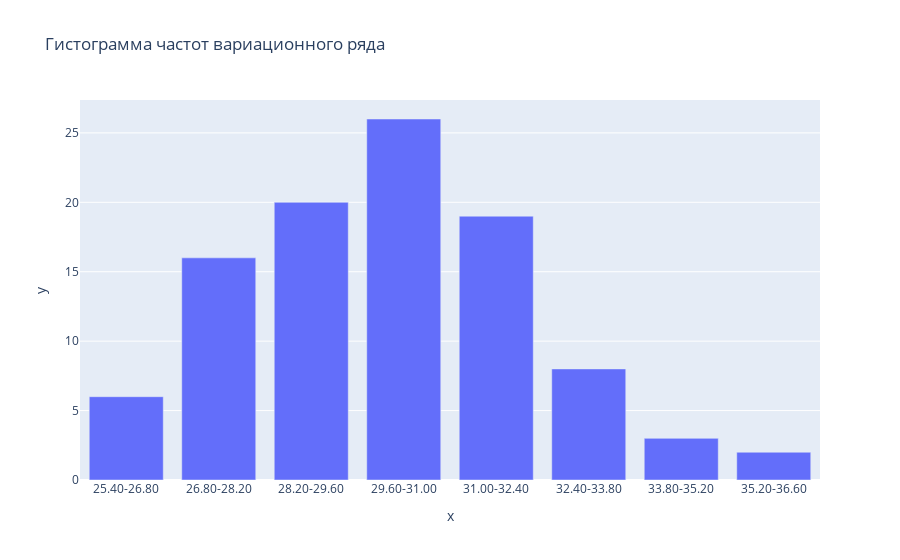

The notebook cell saved with this chart:
### Code cell
fig = px.bar(x=intervals_mean, y=freq.iloc[0], title='Гистограмма частот вариационного ряда')
fig.show()

### Figure 1 — Plotly figure (JSON) as saved in the notebook; plotly's stock layout.template omitted (floating-point values rounded to 4 significant figures)
{"data": [{"alignmentgroup": "True", "hovertemplate": "x=%{x}<br>y=%{y}<extra></extra>", "legendgroup": "", "marker": {"color": "#636efa", "pattern": {"shape": ""}}, "name": "", "offsetgroup": "", "orientation": "v", "showlegend": false, "textposition": "auto", "x": ["25.40-26.80", "26.80-28.20", "28.20-29.60", "29.60-31.00", "31.00-32.40", "32.40-33.80", "33.80-35.20", "35.20-36.60"], "xaxis": "x", "y": [6, 16, 20, 26, 19, 8, 3, 2], "yaxis": "y", "type": "bar"}], "layout": {"xaxis": {"anchor": "y", "domain": [0.0, 1.0], "title": {"text": "x"}}, "yaxis": {"anchor": "x", "domain": [0.0, 1.0], "title": {"text": "y"}}, "legend": {"tracegroupgap": 0}, "title": {"text": "Гистограмма частот вариационного ряда"}, "barmode": "relative"}}
